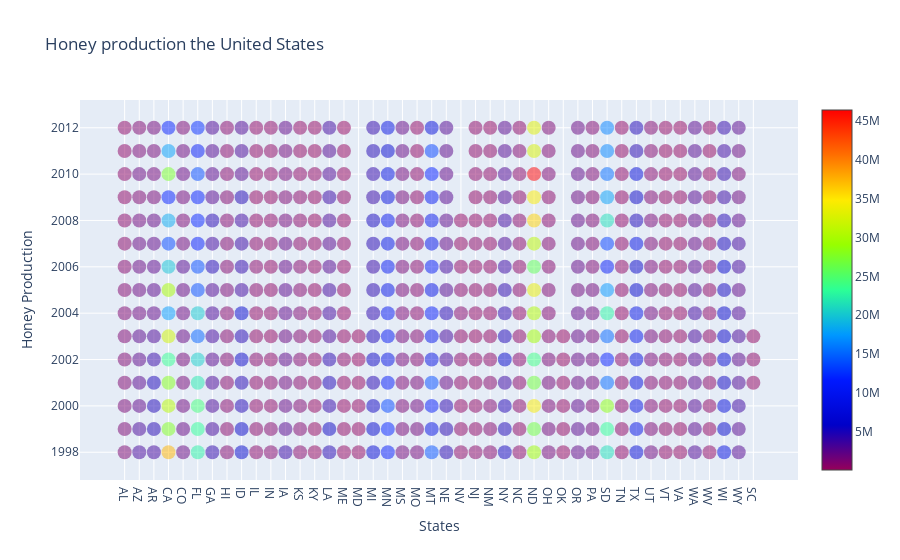

Notebook source saved alongside this figure:
### Code cell
fig= go.Figure(data=data, 
               layout=layout)
offline.iplot(fig)

### Figure 1 — Plotly figure (JSON) as saved in the notebook; plotly's stock layout.template omitted (floating-point values rounded to 4 significant figures; data arrays with more than 128 entries replaced by an {"elided": "..."} marker saying what was removed)
{"data": [{"marker": {"color": {"elided": "626 int values"}, "colorscale": [[0, "rgb(150,0,90)"], [0.125, "rgb(0,0,200)"], [0.25, "rgb(0,25,255)"], [0.375, "rgb(0,152,255)"], [0.5, "rgb(44,255,150)"], [0.625, "rgb(151,255,0)"], [0.75, "rgb(255,234,0)"], [0.875, "rgb(255,111,0)"], [1, "rgb(255,0,0)"]], "opacity": 0.5, "showscale": true, "size": 14}, "mode": "markers", "text": {"elided": "626 int values"}, "type": "scatter", "x": {"elided": "626 str values"}, "y": {"elided": "626 int values"}}], "layout": {"hovermode": "closest", "title": {"text": "Honey production the United States"}, "xaxis": {"title": {"text": "States"}}, "yaxis": {"title": {"text": "Honey Production"}}}}
